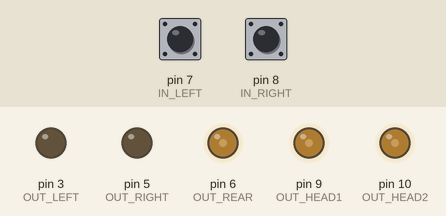
Simulated run of this sketch. Board: Arduino Uno, built with avr-gcc and run on an emulated ATmega328P. Parts: output pins drawn as LEDs (lit = HIGH). Inputs (shaded band) come from the test bench; at power-on: pin 7 (IN_LEFT) HIGH, pin 8 (IN_RIGHT) HIGH.

Above: at 2.7 s.
2.8 s: pin 7 (IN_LEFT) pulled LOW for 0.15 s
At 3.24 s:
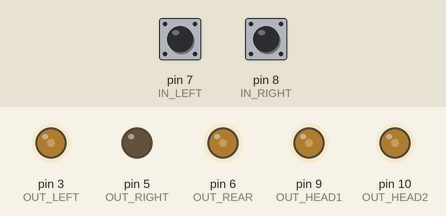
5.8 s: pin 8 (IN_RIGHT) pulled LOW for 0.15 s
At 6.23 s:
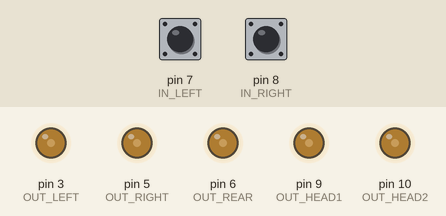
8.9 s: pin 7 (IN_LEFT) pulled LOW for 1 s
At 10.24 s:
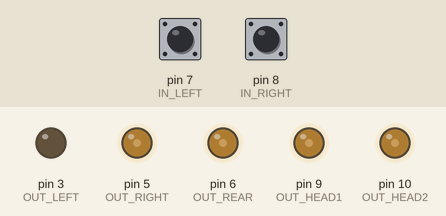
12.5 s: pin 8 (IN_RIGHT) pulled LOW for 1 s
At 14.8 s:
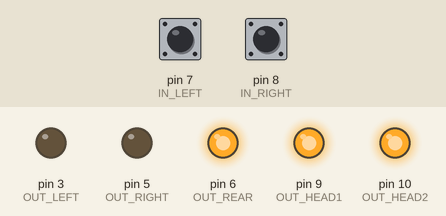
15.9 s: pin 7 (IN_LEFT) pulled LOW for 0.15 s
At 16.35 s:
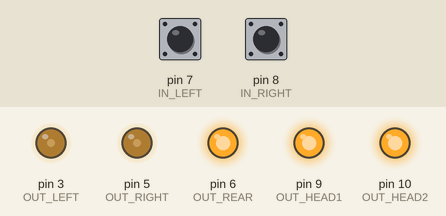
19.0 s: pin 8 (IN_RIGHT) pulled LOW for 0.15 s
Timing chart, 0 to 23.1 s (numbered marks = the images above; inputs shaded):
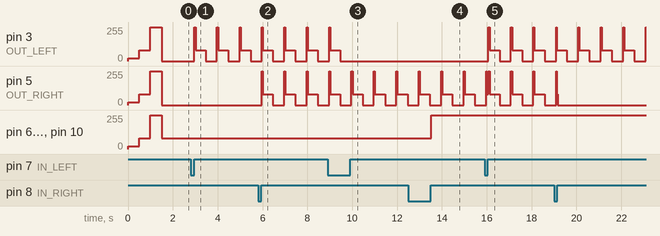

Measured:
- after the input at 2.8 s, pin 3 (OUT_LEFT): 0/255 → 255/255 after 0.16 s, then repeats every 1.0 s: 80/255 0.44 s, 0/255 0.50 s, 255/255 0.06 s
- after the input at 5.8 s, pin 5 (OUT_RIGHT): 0/255 → 255/255 after 0.16 s, then repeats every 1.0 s: 80/255 0.44 s, 0/255 0.50 s, 255/255 0.06 s
- after the input at 8.9 s, pin 3 (OUT_LEFT): goes on until 9.5 s, then stays 0/255
- after the input at 12.5 s, pin 6 (OUT_REAR), pin 9 (OUT_HEAD1), pin 10 (OUT_HEAD2): 80/255 → 255/255 after 1.0 s
- after the input at 15.9 s, pin 3 (OUT_LEFT): 0/255 → 255/255 after 0.17 s, then repeats every 1.0 s: 80/255 0.44 s, 0/255 0.50 s, 255/255 0.06 s

The sketch:

bike_lights.ino
```cpp
#define OUT_LEFT 3
#define OUT_RIGHT 5
#define OUT_REAR 6
#define OUT_HEAD1 9
#define OUT_HEAD2 10
#define IN_LEFT 7
#define IN_RIGHT 8
#define DEBUG LED_BUILTIN

#define LEVEL_HIGH 255
#define LEVEL_MED 80
#define LEVEL_LOW 20
#define LEVEL_OFF 0
#define ACTIVE LOW
#define INACTIVE HIGH

#define TURN_STATE_MS 500
#define TURN_FLASH_MS 50
#define TURN_CYCLE_MS (TURN_STATE_MS*2)

#define LONG_PRESS_MS 1000


unsigned long turnFlashStart = 0;
unsigned long leftPressStart = 0;
unsigned long rightPressStart = 0;

boolean leftBlink = false;
boolean rightBlink = false;
boolean changingIntensity = false;

byte intensity = LEVEL_MED;

void setup() {
  pinMode(OUT_LEFT, OUTPUT);
  pinMode(OUT_RIGHT, OUTPUT);
  pinMode(OUT_REAR, OUTPUT);
  pinMode(OUT_HEAD1, OUTPUT);
  pinMode(OUT_HEAD2, OUTPUT);
  pinMode(IN_LEFT, INPUT_PULLUP);
  pinMode(IN_RIGHT, INPUT_PULLUP);
  autoTest();
}

void loop() {
  int left = digitalRead(IN_LEFT);
  int right = digitalRead(IN_RIGHT);
  handleInput(left, &leftPressStart, &leftBlink, false);
  handleInput(right, &rightPressStart, &rightBlink, true);
  if (left == ACTIVE || right == ACTIVE) {
    digitalWrite(DEBUG, HIGH);
  } else {
    digitalWrite(DEBUG, LOW);
  }

  if (leftBlink) {
    handleBlink(OUT_LEFT);
  } else {
    analogWrite(OUT_LEFT, LEVEL_OFF);
  }

  if (rightBlink) {
    handleBlink(OUT_RIGHT);
  } else {
    analogWrite(OUT_RIGHT, LEVEL_OFF);
  }

  delay(20);
}

void handleInput(int state, unsigned long* pressStartRef, boolean* blinkRef, boolean incrInt) {
  if (state == ACTIVE && (*pressStartRef) == 0) {
    (*pressStartRef) = millis();
  } else if ((*pressStartRef) != 0) {
    if (millis() - (*pressStartRef) > LONG_PRESS_MS) {
      if (incrInt) {
        increaseIntensity();
      } else {
        decreaseIntensity();
      }
      (*pressStartRef) = millis();
      changingIntensity = true;
    } else if (state == INACTIVE) {
      if (!changingIntensity) {
        if (!(*blinkRef)) {
          (*blinkRef) = true;
          turnFlashStart = millis();
        } else {
          (*blinkRef) = false;
        }
      }
      (*pressStartRef) = 0;
      changingIntensity = false;
    }
  }
}

void handleBlink(int pin) {
  int phase = (millis() - turnFlashStart) % TURN_CYCLE_MS;

  if (phase < TURN_FLASH_MS) {
    analogWrite(pin, LEVEL_HIGH);
  } else if (phase < TURN_STATE_MS) {
    analogWrite(pin, LEVEL_MED);
  } else {
    analogWrite(pin, LEVEL_OFF);
  }
}

void decreaseIntensity() {
  if (intensity == LEVEL_HIGH) {
    intensity = LEVEL_MED;
  } else {
    intensity = LEVEL_LOW;
  }
  updateIntensity();
}

void increaseIntensity() {
  if (intensity == LEVEL_LOW) {
    intensity = LEVEL_MED;
  } else {
    intensity = LEVEL_HIGH;
  }
  updateIntensity();
}

void updateIntensity() {
  analogWrite(OUT_HEAD1, intensity);
  analogWrite(OUT_HEAD2, intensity);
  analogWrite(OUT_REAR, intensity);
}

void autoTest() {
  analogWrite(OUT_LEFT, LEVEL_LOW);
  analogWrite(OUT_RIGHT, LEVEL_LOW);
  analogWrite(OUT_REAR, LEVEL_LOW);
  analogWrite(OUT_HEAD1, LEVEL_LOW);
  analogWrite(OUT_HEAD2, LEVEL_LOW);

  delay(500);

  analogWrite(OUT_LEFT, LEVEL_MED);
  analogWrite(OUT_RIGHT, LEVEL_MED);
  analogWrite(OUT_REAR, LEVEL_MED);
  analogWrite(OUT_HEAD1, LEVEL_MED);
  analogWrite(OUT_HEAD2, LEVEL_MED);

  delay(500);

  analogWrite(OUT_LEFT, LEVEL_HIGH);
  analogWrite(OUT_RIGHT, LEVEL_HIGH);
  analogWrite(OUT_REAR, LEVEL_HIGH);
  analogWrite(OUT_HEAD1, LEVEL_HIGH);
  analogWrite(OUT_HEAD2, LEVEL_HIGH);

  delay(500);

  analogWrite(OUT_LEFT, LEVEL_OFF);
  analogWrite(OUT_RIGHT, LEVEL_OFF);
  updateIntensity();
}
```
